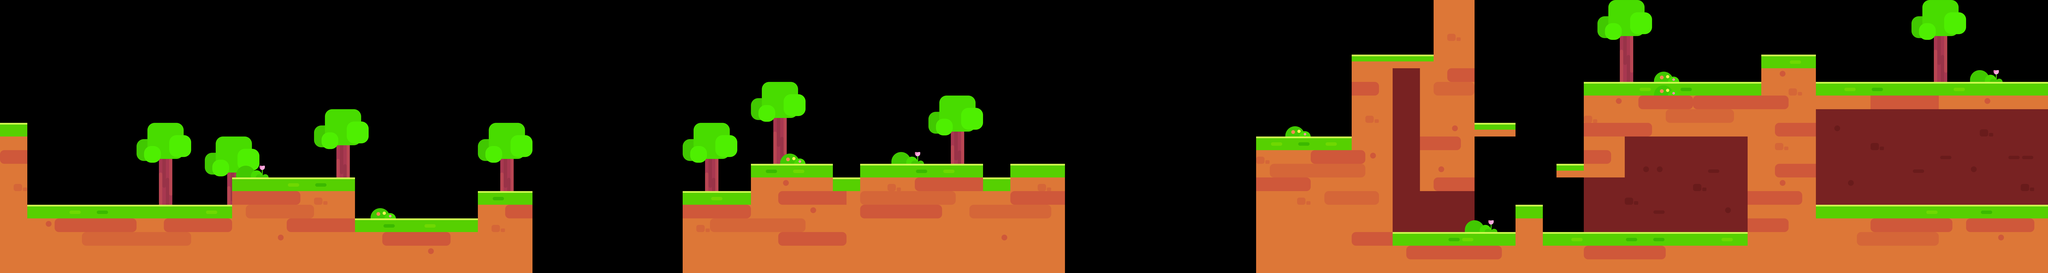

Rendered tile map (Tiled .tmx) drawn with the repository's tilesets; below, a short description and the map source with its tile grids summarised:
An orthogonal 150x20 tile map with 80x80 px tiles, 6 tile layers (zhuangshi02, dixing, dixingzhuangshi, dimian, ...).

<map version="1.0" orientation="orthogonal" renderorder="right-down" width="150" height="20" tilewidth="80" tileheight="80">
 <tileset firstgid="1" name="map_1" tilewidth="80" tileheight="80">
  <image source="map_1.png" width="640" height="640" />
 </tileset>
 <layer name="zhuangshi02" width="150" height="20">
  <data>[3000 cells, 216 non-empty, 24 distinct tile ids]</data>
 </layer>
 <layer name="dixing" width="150" height="20">
  <data>[3000 cells, 1173 non-empty, 3 distinct tile ids]</data>
 </layer>
 <layer name="dixingzhuangshi" width="150" height="20">
  <data>[3000 cells, 244 non-empty, 10 distinct tile ids]</data>
 </layer>
 <layer name="dimian" width="150" height="20">
  <data>[3000 cells, 151 non-empty, 1 distinct tile ids]</data>
 </layer>
 <layer name="dimianzhuangshi" width="150" height="20">
  <data>[3000 cells, 30 non-empty, 2 distinct tile ids]</data>
 </layer>
 <layer name="zhuangshi01" width="150" height="20">
  <data>[3000 cells, 22 non-empty, 5 distinct tile ids]</data>
 </layer>
</map>
